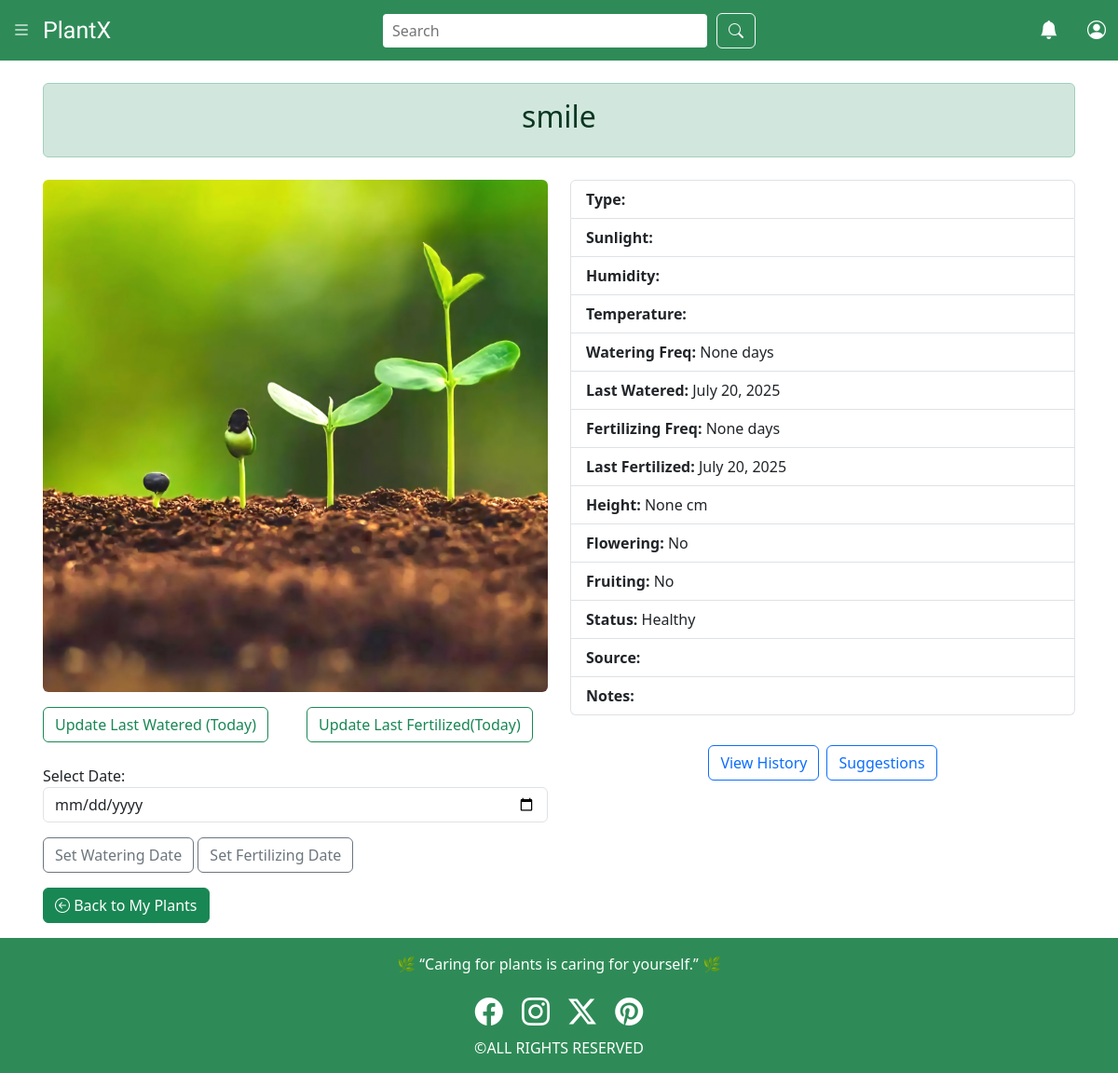
The app's page /myplants/8/ (signed in) with its own data.
### plant/models.py (models this page shows, shortened)
class userplant(models.Model):
    PLANT_TYPES = [
        ('Succulent', 'Succulent'),
        ('Fern', 'Fern'),
        ('Cactus', 'Cactus'),
        ('Herb', 'Herb'),
        ('Other', 'Other'),
    ]
    SUNLIGHT_OPTIONS = [
        ('Low', 'Low'),
        ('Medium', 'Medium'),
        ('High', 'High'),
    ]
    LOCATION_CHOICES = [
        ('Indoor', 'Indoor'),
        ('Outdoor', 'Outdoor'),
    ]
    STATUS_OPTIONS = [
        ('Healthy', 'Healthy'),
        ('Needs Attention', 'Needs Attention'),
        ('Dying', 'Dying'),
        ('Dead', 'Dead'),
    ]
    user = models.ForeignKey(User, on_delete=models.CASCADE)
    nickname = models.CharField(max_length=100, blank=True)
    plant_type = models.CharField(max_length=50, choices=PLANT_TYPES, blank=True)
    custom_image = models.ImageField(upload_to='user_plants/', blank=True, null=True)
    location = models.CharField(max_length=10, choices=LOCATION_CHOICES, blank=True)
    sunlight_available = models.CharField(max_length=10, choices=SUNLIGHT_OPTIONS, blank=True)
    humidity = models.CharField(max_length=100, blank=True, help_text="humidity level (e.g., “High humidity”)")
    temperature_preference = models.CharField(max_length=100, blank=True, help_text="Ideal temperature range or preference (e.g., “15–25°C”).")
    planted_date = models.DateField(default=date.today, help_text="The date when the plant was planted")
    last_watered = models.DateField(blank=True, null=True)
    watering_frequency = models.PositiveIntegerField(help_text="How often the plant should be watered, in days (e.g., every 3 days).", blank=True, null=True)
    water_reminder = models.BooleanField(default=True)
    last_fertilized = models.DateField(blank=True, null=True, help_text="Date when the plant was last given fertilizer.")
    fertilizing_frequency = models.PositiveIntegerField(help_text="How often to fertilize, in days.", blank=True, null=True)
    height_cm = models.DecimalField(max_digits=5, decimal_places=2, blank=True, null=True)
    is_flowering = models.BooleanField(default=False, help_text="whether the plant is currently flowering.")
    is_fruiting = models.BooleanField(default=False, help_text="whether the plant is producing fruit.")
    current_status = models.CharField(max_length=20, choices=STATUS_OPTIONS, default='Healthy')
    source = models.CharField(max_length=100, blank=True, help_text='Where the plant came from (e.g., "Local Nursery", "Gift", "Online").')
    notes = models.TextField(blank=True, help_text="Any additional notes – observations, reminders, or tips.")

### plant/views.py (the view)
# urls.py: path('myplants/<int:userplant_id>/', views.myplantinfo, name='myplantinfo'),
def myplantinfo(request, userplant_id):
    plant = get_object_or_404(userplant, id=userplant_id, user=request.user)
    return render(request, 'plant/myplantinfo.html', {'plant': plant})

### plant/context_processors.py (called while the page is built)
def userplants_context(request):
    if request.user.is_authenticated:
        return {
            'userplant': userplant.objects.filter(user=request.user)
        }
    return {'userplant': None}

### plant/templates/plant/myplantinfo.html (shortened to what this page needs)
{% load static %}
<!DOCTYPE html>
<html lang="en">
<head>
    <link href="https://cdn.jsdelivr.net/npm/bootstrap@5.3.7/dist/css/bootstrap.min.css" rel="stylesheet">
    <link rel="stylesheet" href="https://cdn.jsdelivr.net/npm/bootstrap-icons@1.13.1/font/bootstrap-icons.min.css">
</head>
<body>
    {% include 'plant/navbar.html' %}
    <div class="container mt-2 p-3">
        <div class="alert alert-success text-center">
            <h2>{{ plant.nickname|default:"Unnamed Plant" }}</h2>
        </div>
        <div class="row">
            <div class="col-md-6 mt-2">
                {% if plant.custom_image %}
                    <img src="{{ plant.custom_image.url }}" class="img-fluid rounded" alt="{{ plant.nickname }}">
                {% else %}
                    <img src="{% static 'plant/bg4.jpg' %}" class="card-img-top rounded" alt="{{ plant.nickname }}" style="height: 550px; object-fit: cover;">
                {% endif %}
                <div class="row mt-2">
                    <form class="col-md-6 mt-2" method="post" action="{% url 'update_last_watered' plant.id %}" class="mt-2">
                        <button type="submit" class="btn btn-outline-success">Update Last Watered (Today)</button>
                    </form>
                    <form class="col-md-6 mt-2 mb-2" method="post" action="{% url 'update_last_fertilized' plant.id %}" class="mt-2">
                        <button type="submit" class="btn btn-outline-success"> Update Last Fertilized(Today)</button>
                    </form>
                </div>
                <form method="post" action="{% url 'update_custom_date' plant.id %}">
                    <div class=' mt-3'>
                        <label for="custom_date">Select Date:</label>
                        <input type="date" name="custom_date" id="custom_date" class="form-control mb-3" required>
                        <button  type="submit" name="action" value="watered" class="btn btn-outline-secondary">Set Watering Date</button>
                        <button  type="submit" name="action" value="fertilized" class="btn btn-outline-secondary">Set Fertilizing Date</button>
                    </div>
                </form>
            </div>
            <div class="col-md-6 mt-2">
                <ul class="list-group">
                    <li class="list-group-item"><strong>Type:</strong> {{ plant.plant_type }}</li>
                    <li class="list-group-item"><strong>Sunlight:</strong> {{ plant.sunlight_available }}</li>
                    <li class="list-group-item"><strong>Humidity:</strong> {{ plant.humidity }}</li>
                    <li class="list-group-item"><strong>Temperature:</strong> {{ plant.temperature_preference }}</li>
                    <li class="list-group-item"><strong>Watering Freq:</strong> {{ plant.watering_frequency }} days</li>
                    <li class="list-group-item"><strong>Last Watered:</strong> {{ plant.last_watered }}</li>
                    <li class="list-group-item"><strong>Fertilizing Freq:</strong> {{ plant.fertilizing_frequency }} days</li>
                    <li class="list-group-item"><strong>Last Fertilized:</strong> {{ plant.last_fertilized }}</li>
                    <li class="list-group-item"><strong>Height:</strong> {{ plant.height_cm }} cm</li>
                    <li class="list-group-item"><strong>Flowering:</strong> {{ plant.is_flowering|yesno:"Yes,No" }}</li>
                    <li class="list-group-item"><strong>Fruiting:</strong> {{ plant.is_fruiting|yesno:"Yes,No" }}</li>
                    <li class="list-group-item"><strong>Status:</strong> {{ plant.current_status }}</li>
                    <li class="list-group-item"><strong>Source:</strong> {{ plant.source }}</li>
                    <li class="list-group-item"><strong>Notes:</strong> {{ plant.notes }}</li>
                </ul>
                <div class="d-flex justify-content-center flex-wrap gap-2 mt-3">
                    <a href="{% url 'history' userplant_id=plant.id %}" class="btn btn-outline-primary mt-3">
                        View History
                    </a>
                    <a href="{% url 'notifications' %}" class="btn btn-outline-primary mt-3">
                        Suggestions
                    </a>
                </div>
            </div>
        </div>
        <a href="{% url 'myplants' %}" class="btn btn-success mt-3">
            <i class="bi bi-arrow-left-circle"></i> Back to My Plants
        </a>
    </div>
    {% include 'plant/footer.html' %}
</body>
</html>

### plant/templates/plant/navbar.html (style rules this page uses)
body { margin: 0; font-family: Arial, sans-serif; }

### records on screen
userplant: nickname "smile", watering_frequency "None", last_watered "July 20, 2025", fertilizing_frequency "None", last_fertilized "July 20, 2025", height_cm "None", is_flowering "No", is_fruiting "No", current_status "Healthy"
